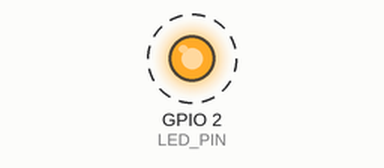
This sketch was run on a simulated ESP32. Shown: output pins drawn as LEDs (lit = HIGH). Dashed ring = blinking.

Above: at 0.2 s.
Timing chart, 0 to 3.0 s (numbered marks = the images above):
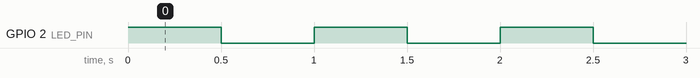

The sketch:

relay_node_basic.ino
```cpp
#include <Arduino.h>
#include <micro_ros_arduino.h>
#include <std_msgs/msg/string.h>

#define LED_PIN 2  // Built-in LED on most ESP32 boards

void setup() {
  pinMode(LED_PIN, OUTPUT);
  Serial.begin(115200);

  // Optional: initialize micro-ROS here if you have ROS2 setup
  // rmw_microros_init();
}

void loop() {
  // Blink LED
  digitalWrite(LED_PIN, HIGH);
  delay(500);
  digitalWrite(LED_PIN, LOW);
  delay(500);

  // Optional: publish heartbeat to ROS2 topic
  // std_msgs__msg__String msg;
  // msg.data = "FCU-µ alive";
  // publisher.publish(&msg);
}
```

Measured:
- by itself, GPIO 2 (LED_PIN): alternates HIGH for 0.50 s and LOW for 0.50 s
